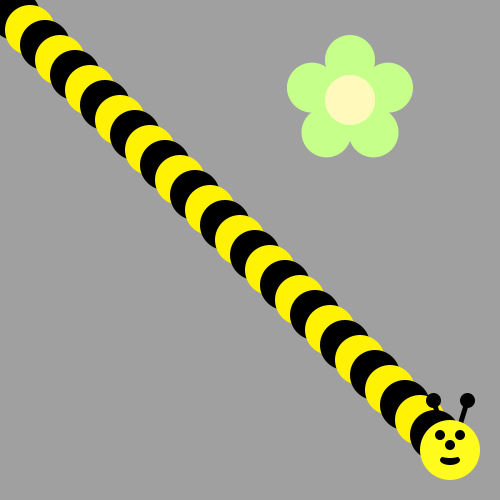
Frame 1 (no input)
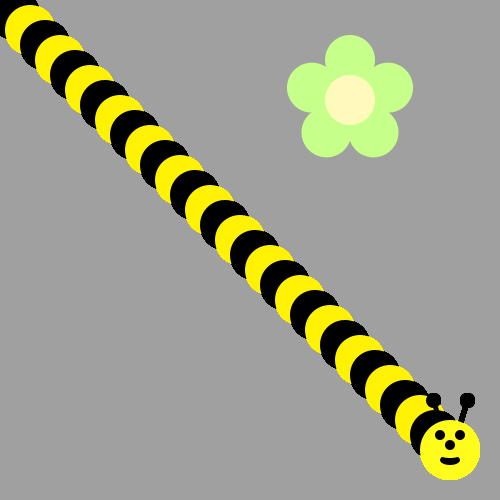
Frame 60 (the mouse pressed at the canvas centre just before this capture)
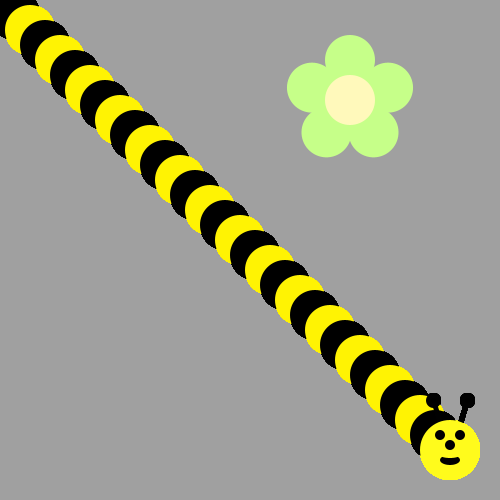
Frame 120 (the mouse held since frame 60 and released just before this capture)

The Processing sketch that drew these frames (run headless with seeded random() and noise(); from frame 60 on, the mouse is pressed at the canvas centre):

// Processing sketch: bumble_bee
// ── bumble_bee.pde

void setup() {
     ellipseMode(CENTER);
     size(500, 500);
     background(160, 160, 160);
     drawFlower(350, 100);
}

void draw() {
  
// First run the program and you should see a flower.  
  
  
/* Then, use a loop to make a body for the Bee! 
(see the image on the recipe, it's a diagonal line of circles)
Use modulo to make the colors alternate between yellow and black
*/


  
  for (int i = 0; i<30; i++){


if(i%2==0){
  fill(255,243,3);
  ellipse(i*15,i*15,50,50);}
  else{
    fill(0,0,0);
    ellipse(i*15,i*15,50,50);}
    
  }
  fill(255,243,3); 
  ellipse(450,450,50,50);
  
  
/*
Now put his head on using drawBeeFace(x,y)
*/
drawBeeFace(450,450);
}


/**************   Use these methods but  DON'T CHANGE THE CODE BELOW  **************/

void drawFlower(int x, int y) {
     noStroke();
     translate(x, y);
     // draw 5 petals, rotating after each one
     fill(#c6ff89);      // green
      for (int i = 0; i < 5; i++) {
           ellipse(0, -40, 50, 50);
          rotate(radians(72));
     }
     fill(#fff9bb); // light yellow
     ellipse(0, 0, 50, 50);
} 
void drawBeeFace(int BeeFaceX, int BeeFaceY) {
     noStroke();
     fill(0, 0, 0);
     stroke(1);
     strokeWeight(5);
     line(BeeFaceX-10, BeeFaceY-27, BeeFaceX-17, BeeFaceY-50);
     line(BeeFaceX+10, BeeFaceY-27, BeeFaceX+17, BeeFaceY-50);
     ellipse(BeeFaceX-17, BeeFaceY-50, 10, 10);
     ellipse(BeeFaceX+17, BeeFaceY-50, 10, 10);
     noStroke();
     fill(255, 251, 28);
     ellipse(BeeFaceX, BeeFaceY, 60, 60); // face
     fill(255, 237, 209);
     fill(0,0,0);
      ellipse(BeeFaceX-10, BeeFaceY-15, 10, 10); // eyes
     ellipse(BeeFaceX+10, BeeFaceY-15, 10, 10);
      ellipse(BeeFaceX, BeeFaceY-5, 10, 10); // nose
      ellipse(BeeFaceX, BeeFaceY+10, 20, 10);// mouth
     fill(255, 251, 28);
     ellipse(BeeFaceX, BeeFaceY+5, 20, 6);
}
